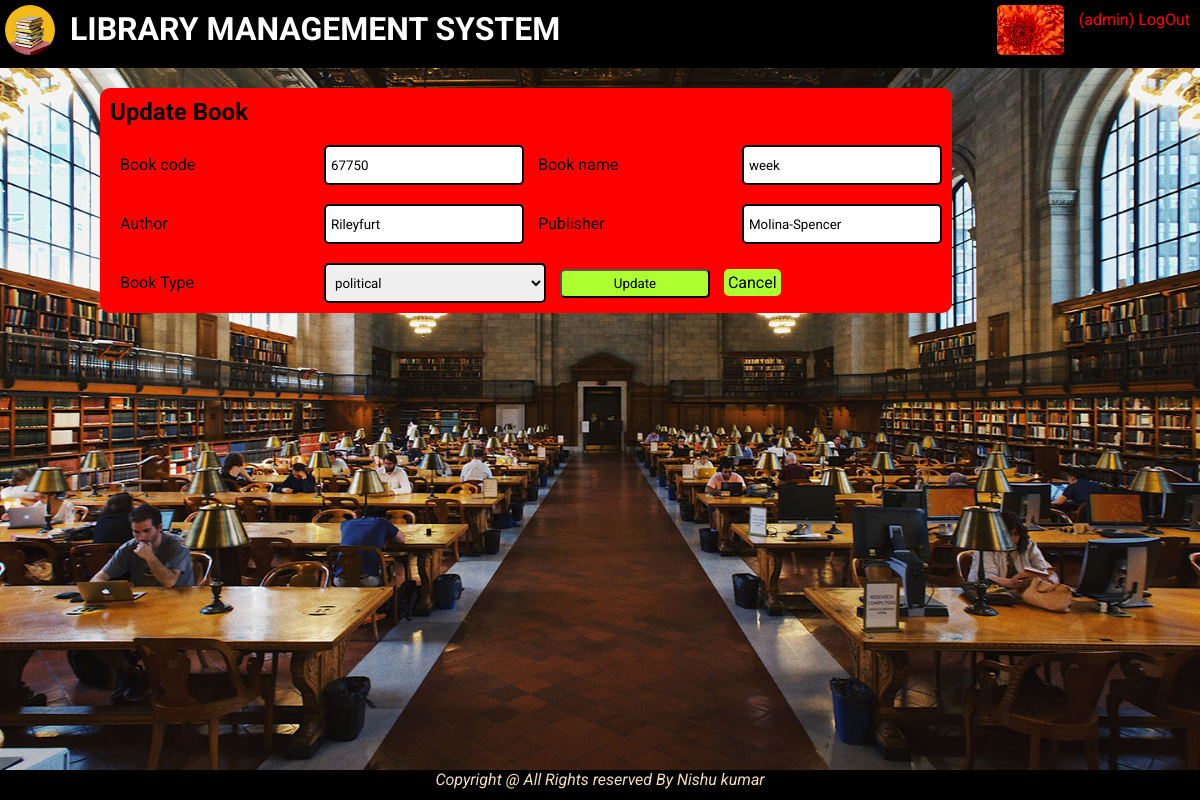
The page /update_page/how-view (signed in) on the database its author committed.
### app/models.py (models this page shows, shortened)
class User(AbstractUser):
    phone=models.PositiveIntegerField(blank=True,null=True)
    email=models.EmailField(blank=True,null=True)
    picture=models.ImageField(upload_to="profile",default="none.jpg",blank=True,null=True)
    address=models.TextField(blank=True,null=True)
    slug=models.SlugField(unique=True)

class Book(models.Model):
    code=models.CharField(max_length=20,unique=True,blank=False)
    name=models.CharField(max_length=20)
    author=models.CharField(max_length=20)
    publisher=models.CharField(max_length=20)
    type=models.CharField(max_length=20,choices=types,default='computer')
    issued=models.BooleanField(default=False)
    issue_date=models.DateTimeField(blank=True,null=True,default=None)
    due_date=models.DateTimeField(blank=True,null=True,default=None)
    slug=models.SlugField(unique=True,max_length=100)

### app/views.py (the view)
# urls.py: path("update_page/<slug:slug>",update_page,name="update_page"),
@login_required()
def update_page(request,slug):
    book=Book.objects.get(slug=slug)
    return render(request,"app/update.html",{'book':book})

### app/templates/app/update.html (shortened to what this page needs)
{%extends 'app/base.html' %}
{%block content%}
<form action="{%url 'app:update' book.slug %}" method="post">
        <h2>Update Book </h2><br>
        <label for="code">Book code</label> <input type="text" name="code" placeholder="Enter Book code" value="{{book.code}}" required>
        <label for="name">Book name</label> <input type="text"name="name" placeholder="Enter Book Name" value="{{book.name}}"required><br><br>
        <label for="author"> Author</label> <input type="text" value="{{book.author}}" name="author" placeholder="Enter Author name" required>
        <label for="publisher">Publisher</label> <input type="text" name="publisher" placeholder="Enyer publisher name" value="{{book.publisher}}"required><br><br>
        <label for="Book Type">Book Type</label>
        <select name="type"value="{{book.type}}" id="" required>
        <option value="political">political</option>
    </select>
        <button>Update</button>
        <a class="btn-link" href="{%url 'app:book_display'%}">Cancel</a>
</form>
{%endblock%}

### app/templates/app/base.html (shortened to what this page needs)
{% load static %}
<!DOCTYPE html>
<html lang="en">
<head>
    <link rel="stylesheet" href="{% static 'app/css/style.css' %}">
</head>
<body style="background-image:url('{%static "app/img/library2.jpg" %}');">
    {%block head%}
    <header>
      <h1><img src="{%static 'app/img/logo.jpg' %}" style="padding:5px;border-radius:10px;height:60px;border-radius:100%;"alt="logo"><a href="/">LIBRARY MANAGEMENT SYSTEM</a></h1>
      {%if user.is_authenticated %}
      <a id="logout" style="text-decoration: none;color:red;" href="{%url 'app:logout_view'%}">
        <p>({{request.user.username}}) LogOut</p></a>
        <img src="{{request.user.picture.url}}" style="border-radius:100%;padding:5px;float:right;border-radius:10px;height:60px;"alt="profile_pic">
      <br>
      {%endif%}
    </header>
    {%endblock%}
    {%block content%}{%endblock%}
    <footer>
      <em>Copyright @ All Rights reserved By Nishu kumar</em>
    </footer>
</body>
</html>

### app/static/app/css/style.css (style rules this page uses)
* { margin: 0px; padding: 0px; -webkit-box-sizing: border-box; box-sizing: border-box; font-family: 'Roboto', sans-serif; }
body { background-size: cover; }
header { background-color: black; }
header h1 { display: inline-block; }
header a { padding: 10px; float: right; color: white; text-decoration: none; }
footer { background-color: black; color: wheat; overflow: hidden; position: fixed; bottom: 0px; width: 100%; text-align: center; height: 30px; }
form { background-color: red; display: inline-block; padding:10px; text-align: justify; border-radius: 10px; margin: 20px 0px 0px 100px; }
form label { display: inline-block; width: 200px; margin-left: 10px; }
form a { color: lightseagreen; }
form input { width: 200px; height: 40px; border-radius: 5px; border: solid black 2px; padding: 5px; }
form select { width: 222px; height: 40px; border-radius: 5px; border: solid black 2px; padding: 5px; }
form button { width: 150px; margin-left: 10px; padding: 5px 10px 5px 10px; border-radius: 5px; color: black; background-color: greenyellow; -webkit-transition: background-color 2s,color 1s; transition: background-color 2s,color 1s; }
.btn-link { width: 150px; margin-left: 10px; padding: 4px; border-radius: 5px; color: black; background-color: greenyellow; -webkit-transition: background-color 2s,color 1s; transition: background-color 2s,color 1s; text-decoration: none; }

### rows shown on the page
User: user.username "admin", user.picture (picture)
Book: code "67750", name "week", author "Rileyfurt", publisher "Molina-Spencer", type "political"
